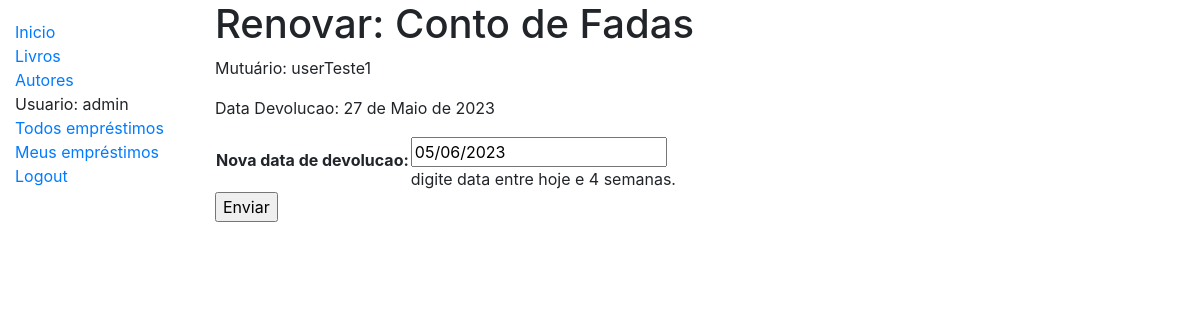
Screenshot of /catalogos/livro/2df6a76b-7945-4db2-81f3-bc8638ef29c4/renovar/ (signed in) with the database file from the repository.
### catalogos/models.py (models this page shows, shortened)
class LivroFisico(models.Model):
    id = models.UUIDField(primary_key=True, default=uuid.uuid4, help_text='ID exclusivo para este livro específico.')
    livro = models.ForeignKey('Livro', on_delete=models.SET_NULL, null=True)
    publicacao = models.CharField(max_length=200)
    dataDevolucao= models.DateField(null=True, blank=True)
    mutuario = models.ForeignKey(User, on_delete=models.SET_NULL, null=True, blank=True)
    SituacaoEmprestimo = (
        ('m', 'Manutenção'),
        ('e', 'Emprestado'),
        ('d', 'Disponivel'),
        ('r', 'Reservado'),
    )
    status = models.CharField(
        max_length=1,
        choices=SituacaoEmprestimo,
        blank=True,
        default='m',
        help_text='Disponibilidade do livro:',
    )
    class Meta:
        ordering = ['dataDevolucao']
        permissions = (("fazerDevolucao", "definir livro como devolvido"),("verEmprestimos"," ver todos os emprestimos"),("acessoBibliotecario","acesso bibliotecario"))
    @property
    def estaAtrasado(self):
        if self.dataDevolucao and date.today() > self.dataDevolucao:
            return True
        return False

class Livro(models.Model):
    titulo = models.CharField(max_length=200, verbose_name="Titulo do livro"    )
    autor = models.ForeignKey('Autor', on_delete=models.SET_NULL, null=True)
    sumario = models.TextField(max_length=1000, help_text='digite uma breve descrição do livro')
    isbn = models.CharField('ISBN', max_length=13, help_text='13 caracteres <a href="https://www.isbn-international.org/content/what-isbn">ISBN number</a>')
    genero = models.ManyToManyField(Genero, help_text='selecione o(s) genero(s) do livro')
    idioma = models.ForeignKey('Idioma', on_delete=models.SET_NULL, null=True)
    def display_genero(self):
        return ', '.join(genero.nome for genero in self.genero.all()[:3])
    display_genero.short_description = 'Genero'

### catalogos/views.py (the view)
# urls.py: path('livro/<uuid:pk>/renovar/', views.bibliotecarioRenovarLivro, name='bibliotecarioRenovarLivro'),
@permission_required("catalogos.acessoBibliotecario")
def bibliotecarioRenovarLivro(request, pk):
    livroFisico = get_object_or_404(LivroFisico, pk=pk)
    if request.method == "POST":
        form = LivroRenovacaoModelForm(request.POST)
        if form.is_valid():
            livroFisico.dataDevolucao = form.cleaned_data['dataDevolucao']
            livroFisico.save()
            return HttpResponseRedirect(reverse('emprestimos'))
    else:
        dataRenovacaoSugerida = datetime.date.today() + datetime.timedelta(weeks=3)
        form = LivroRenovacaoModelForm(initial={'dataDevolucao':dataRenovacaoSugerida})
    context = {
        'form':form,
        'livrofisico':livroFisico,
    }
    return render(request, 'catalogos/bibliotecarioRenovarLivro.html', context)

### catalogos/forms.py (shortened to what this page needs)
class LivroRenovacaoModelForm(ModelForm):
    class Meta:
        model = LivroFisico
        fields = ['dataDevolucao']
        labels = {'dataDevolucao': _('Nova data de devolucao')}
        help_texts = {'dataDevolucao': _('digite data entre hoje e 4 semanas.')}

### catalogos/templates/catalogos/bibliotecarioRenovarLivro.html (shortened to what this page needs)
{% extends "base.html" %}
{% block content %}
  <h1>Renovar: {{ livrofisico.livro.titulo }}</h1>
  <p>Mutuário: {{ livrofisico.mutuario }}</p>
  <p{% if livrofisico.estaAtrasado %} class="text-danger"{% endif %}>Data Devolucao: {{ livrofisico.dataDevolucao }}</p>
  <form action="" method="POST">
    <table>
    {{ form.as_table }}
    </table>
    <input type="submit" value="Enviar">
  </form>
{% endblock %}

### catalogos/templates/base.html (shortened to what this page needs)
<!DOCTYPE html>
<html lang="pt-BR">
<head>
  <link rel="stylesheet" href="https://stackpath.bootstrapcdn.com/bootstrap/4.1.3/css/bootstrap.min.css">
  {% load static %}
  <link rel="stylesheet" href="{% static 'css/styles.css' %}">
</head>
<body>
  <div class="container-fluid">
    <div class="row">
      <div class="col-sm-2">
      {% block sidebar %}
        <ul class="sidebar-nav">
          <li><a href="{% url 'index' %}">Inicio</a></li>
          <li><a href="{% url 'livros' %}">Livros</a></li>
          <li><a href="{% url 'autores' %}">Autores</a></li>
          {% if user.is_authenticated %}
            <li>Usuario: {{ user.get_username }}</li>
            {%if user.is_staff %}
              <li><a href="{% url 'emprestimos' %}">Todos empréstimos</a></li>
            {% endif %}
            <li><a href="{% url 'meus-emprestimos' %}">Meus empréstimos</a></li>
            <li><a href="{% url 'logout'%}?next={{request.path}}">Logout</a></li>
          {% else %}
            <li><a href="{% url 'login'%}?next={{request.path}}">Login</a></li>
          {% endif %}
        </ul>
      {% endblock %}
      </div>
      <div class="col-sm-10 ">{% block content %}{% endblock %}
      </div>
    </div>
  </div>
</body>
</html>

### catalogos/templates/static/css/styles.css (style rules this page uses)
.sidebar-nav { margin-top: 20px; padding: 0; list-style: none; }

### rows the page displays
LivroFisico: livro.titulo "Conto de Fadas", mutuario "userTeste1", dataDevolucao "27 de Maio de 2023"

### other values shown
{{ user.get_username }} "admin"
